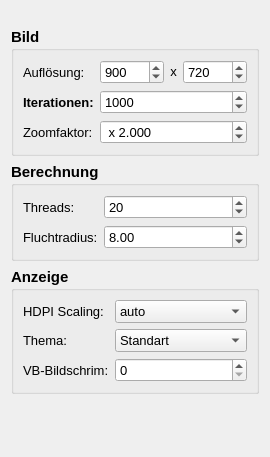
         <widget class="QWidget" name="tab">
          <attribute name="title">
           <string>⚙Settings</string>
          </attribute>
          <layout class="QFormLayout" name="formLayout_2">
           <item row="0" column="0" colspan="2">
            <spacer name="verticalSpacer_5">
             <property name="orientation">
              <enum>Qt::Vertical</enum>
             </property>
             <property name="sizeType">
              <enum>QSizePolicy::Fixed</enum>
             </property>
             <property name="sizeHint" stdset="0">
              <size>
               <width>20</width>
               <height>10</height>
              </size>
             </property>
            </spacer>
           </item>
           <item row="1" column="0" colspan="2">
            <widget class="QGroupBox" name="groupBox_7">
             <property name="font">
              <font>
               <pointsize>11</pointsize>
               <bold>true</bold>
              </font>
             </property>
             <property name="title">
              <string>Bild</string>
             </property>
             <layout class="QFormLayout" name="formLayout_12">
              <item row="0" column="0">
               <widget class="QLabel" name="label_3">
                <property name="font">
                 <font>
                  <pointsize>10</pointsize>
                  <bold>false</bold>
                 </font>
                </property>
                <property name="text">
                 <string>Auflösung:</string>
                </property>
               </widget>
              </item>
              <item row="0" column="1">
               <layout class="QHBoxLayout" name="horizontalLayout">
                <item>
                 <widget class="QSpinBox" name="spinBoxW">
                  <property name="sizePolicy">
                   <sizepolicy hsizetype="Minimum" vsizetype="Fixed">
                    <horstretch>0</horstretch>
                    <verstretch>0</verstretch>
                   </sizepolicy>
                  </property>
                  <property name="font">
                   <font>
                    <pointsize>10</pointsize>
                    <bold>false</bold>
                   </font>
                  </property>
                  <property name="maximum">
                   <number>29999</number>
                  </property>
                  <property name="value">
                   <number>900</number>
                  </property>
                 </widget>
                </item>
                <item>
                 <widget class="QLabel" name="label_11">
                  <property name="sizePolicy">
                   <sizepolicy hsizetype="Fixed" vsizetype="Fixed">
                    <horstretch>0</horstretch>
                    <verstretch>0</verstretch>
                   </sizepolicy>
                  </property>
                  <property name="font">
                   <font>
                    <pointsize>10</pointsize>
                    <bold>false</bold>
                   </font>
                  </property>
                  <property name="text">
                   <string>x</string>
                  </property>
                  <property name="alignment">
                   <set>Qt::AlignCenter</set>
                  </property>
                 </widget>
                </item>
                <item>
                 <widget class="QSpinBox" name="spinBoxH">
                  <property name="font">
                   <font>
                    <pointsize>10</pointsize>
                    <bold>false</bold>
                   </font>
                  </property>
                  <property name="maximum">
                   <number>29999</number>
                  </property>
                  <property name="value">
                   <number>720</number>
                  </property>
                 </widget>
                </item>
               </layout>
              </item>
              <item row="1" column="0">
               <widget class="QLabel" name="label_6">
                <property name="font">
                 <font>
                  <pointsize>10</pointsize>
                  <italic>false</italic>
                  <bold>true</bold>
                  <underline>false</underline>
                 </font>
                </property>
                <property name="styleSheet">
                 <string notr="true"/>
                </property>
                <property name="text">
                 <string>Iterationen:</string>
                </property>
               </widget>
              </item>
              <item row="1" column="1">
               <widget class="QSpinBox" name="spinBoxMaxIterations">
                <property name="font">
                 <font>
                  <pointsize>10</pointsize>
                  <bold>false</bold>
                 </font>
                </property>
                <property name="minimum">
                 <number>0</number>
                </property>
                <property name="maximum">
                 <number>999999</number>
                </property>
                <property name="value">
                 <number>1000</number>
                </property>
               </widget>
              </item>
              <item row="2" column="0">
               <widget class="QLabel" name="label_4">
                <property name="font">
                 <font>
                  <pointsize>10</pointsize>
                  <bold>false</bold>
                 </font>
                </property>
                <property name="text">
                 <string>Zoomfaktor:</string>
                </property>
               </widget>
              </item>
              <item row="2" column="1">
               <widget class="QDoubleSpinBox" name="spinBox_zoom">
                <property name="font">
                 <font>
                  <pointsize>10</pointsize>
                  <bold>false</bold>
                 </font>
                </property>
                <property name="prefix">
                 <string> x </string>
                </property>
                <property name="decimals">
                 <number>3</number>
                </property>
                <property name="minimum">
                 <double>-99999.000000000000000</double>
                </property>
                <property name="maximum">
                 <double>99999.000000000000000</double>
                </property>
                <property name="value">
                 <double>2.000000000000000</double>
                </property>
               </widget>
              </item>
             </layout>
            </widget>
           </item>
           <item row="2" column="0" colspan="2">
            <widget class="QGroupBox" name="groupBox_8">
             <property name="font">
              <font>
               <pointsize>11</pointsize>
               <bold>true</bold>
              </font>
             </property>
             <property name="title">
              <string>Berechnung</string>
             </property>
             <layout class="QFormLayout" name="formLayout_13">
              <item row="0" column="0">
               <widget class="QLabel" name="label_5">
                <property name="font">
                 <font>
                  <pointsize>10</pointsize>
                  <bold>false</bold>
                 </font>
                </property>
                <property name="text">
                 <string>Threads:</string>
                </property>
               </widget>
              </item>
              <item row="0" column="1">
               <widget class="QSpinBox" name="spinBox_threads">
                <property name="font">
                 <font>
                  <pointsize>10</pointsize>
                  <bold>false</bold>
                 </font>
                </property>
                <property name="minimum">
                 <number>1</number>
                </property>
                <property name="maximum">
                 <number>999</number>
                </property>
                <property name="value">
                 <number>20</number>
                </property>
               </widget>
              </item>
              <item row="1" column="0">
               <widget class="QLabel" name="label_15">
                <property name="font">
                 <font>
                  <pointsize>10</pointsize>
                  <bold>false</bold>
                 </font>
                </property>
                <property name="text">
                 <string>Fluchtradius:</string>
                </property>
               </widget>
              </item>
              <item row="1" column="1">
               <widget class="QDoubleSpinBox" name="doubleSpinBoxEscapeR">
                <property name="font">
                 <font>
                  <pointsize>10</pointsize>
                  <bold>false</bold>
                 </font>
                </property>
                <property name="minimum">
                 <double>2.000000000000000</double>
                </property>
                <property name="maximum">
                 <double>9999.989999999999782</double>
                </property>
                <property name="value">
                 <double>8.000000000000000</double>
                </property>
               </widget>
              </item>
             </layout>
            </widget>
           </item>
           <item row="3" column="0" colspan="2">
            <widget class="QGroupBox" name="groupBox_9">
             <property name="font">
              <font>
               <pointsize>11</pointsize>
               <bold>true</bold>
              </font>
             </property>
             <property name="title">
              <string>Anzeige</string>
             </property>
             <layout class="QFormLayout" name="formLayout_14">
              <item row="0" column="0">
               <widget class="QLabel" name="label_27">
                <property name="font">
                 <font>
                  <pointsize>10</pointsize>
                  <bold>false</bold>
                 </font>
                </property>
                <property name="text">
                 <string>HDPI Scaling:</string>
                </property>
               </widget>
              </item>
              <item row="0" column="1">
               <widget class="QComboBox" name="comboBox">
                <property name="font">
                 <font>
                  <pointsize>10</pointsize>
                  <bold>false</bold>
                 </font>
                </property>
                <item>
                 <property name="text">
                  <string>auto</string>
                 </property>
                </item>
                <item>
                 <property name="text">
                  <string>25%</string>
                 </property>
                </item>
                <item>
                 <property name="text">
                  <string>50% HDPI</string>
                 </property>
                </item>
                <item>
                 <property name="text">
                  <string>100% DPI</string>
                 </property>
                </item>
                <item>
                 <property name="text">
                  <string>200%</string>
                 </property>
                </item>
                <item>
                 <property name="text">
                  <string>400%</string>
                 </property>
                </item>
               </widget>
              </item>
              <item row="1" column="0">
               <widget class="QLabel" name="label_45">
                <property name="font">
                 <font>
                  <pointsize>10</pointsize>
                  <bold>false</bold>
                 </font>
                </property>
                <property name="text">
                 <string>Thema:</string>
                </property>
               </widget>
              </item>
              <item row="1" column="1">
               <widget class="QComboBox" name="comboBox_theme">
                <property name="font">
                 <font>
                  <pointsize>10</pointsize>
                  <bold>false</bold>
                 </font>
                </property>
                <property name="currentIndex">
                 <number>0</number>
                </property>
                <item>
                 <property name="text">
                  <string>Standart</string>
                 </property>
                </item>
                <item>
                 <property name="text">
                  <string>Light-Theme</string>
                 </property>
                </item>
                <item>
                 <property name="text">
                  <string>Dark-Theme</string>
                 </property>
                </item>
               </widget>
              </item>
              <item row="2" column="0">
               <widget class="QLabel" name="label_34">
                <property name="font">
                 <font>
                  <pointsize>10</pointsize>
                  <bold>false</bold>
                 </font>
                </property>
                <property name="text">
                 <string>VB-Bildschrim:</string>
                </property>
               </widget>
              </item>
              <item row="2" column="1">
               <widget class="QSpinBox" name="spinBoxHauptScreen">
                <property name="font">
                 <font>
                  <pointsize>10</pointsize>
                  <bold>false</bold>
                 </font>
                </property>
               </widget>
              </item>
             </layout>
            </widget>
           </item>
           <item row="4" column="0">
            <widget class="QLabel" name="label_10">
             <property name="maximumSize">
              <size>
               <width>16777215</width>
               <height>0</height>
              </size>
             </property>
             <property name="font">
              <font>
               <pointsize>10</pointsize>
               <bold>false</bold>
              </font>
             </property>
             <property name="text">
              <string>Rechenart</string>
             </property>
            </widget>
           </item>
           <item row="4" column="1">
            <widget class="QComboBox" name="comboBox_precession">
             <property name="sizePolicy">
              <sizepolicy hsizetype="Preferred" vsizetype="Fixed">
               <horstretch>0</horstretch>
               <verstretch>0</verstretch>
              </sizepolicy>
             </property>
             <property name="minimumSize">
              <size>
               <width>0</width>
               <height>0</height>
              </size>
             </property>
             <property name="maximumSize">
              <size>
               <width>16777215</width>
               <height>0</height>
              </size>
             </property>
             <property name="font">
              <font>
               <pointsize>10</pointsize>
              </font>
             </property>
             <item>
              <property name="text">
               <string>double_img_real</string>
              </property>
             </item>
             <item>
              <property name="text">
               <string>complex&lt;long double&gt;</string>
              </property>
             </item>
            </widget>
           </item>
           <item row="5" column="0" colspan="2">
            <spacer name="verticalSpacer">
             <property name="orientation">
              <enum>Qt::Vertical</enum>
             </property>
             <property name="sizeHint" stdset="0">
              <size>
               <width>20</width>
               <height>40</height>
              </size>
             </property>
            </spacer>
           </item>
          </layout>
         </widget>
